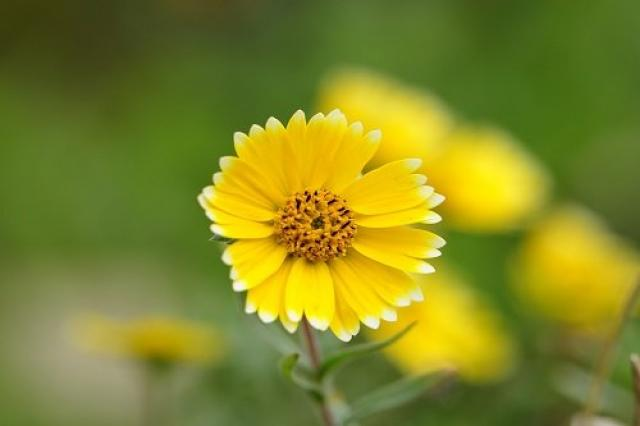
#> input picture bai1/image/anh1.jpg, 640 x 426 px, found by its file name
$ python 04.py
#> lines starting #> are read from the running program, lines starting #| are printed output that depends on the picture
### bai2/imgtool.py
import os
from PIL import Image

def load_image(image_path):
    try:
        img = Image.open(image_path)
#> img is the input picture: PIL image 640x426 RGB; mean R, G, B 127.7, 133.5, 38.1
        return img
    except Exception as e:
        print("Lỗi khi đọc hình ảnh từ: ", image_path, " ", e)
        return None

#hàm kiểm tra xem file_path truyền vào có phải file ảnh k
def is_image_file(file_path):
    extensions = (".jpg", ".jpeg", ".png", ".gif", ".bmp")
    return file_path.lower().endswith(extensions)

# [10 lines left out: function get_image_list, not called in this run]

### bai2/04.py
from PIL import Image
from IPython.display import display
from imgtool import *

#đường dẫn ảnh
my_path = 'C:/Users/Vo Thien/OneDrive/Desktop/TGMT/bai1/image/anh1.jpg'

#đọc ảnh
img = load_image(my_path)
#img.show()

#định vị khu vưc cắt
region = (100 ,100, 250, 250)
#cắt vuungf ảnh
cropped_img = img.crop(region)
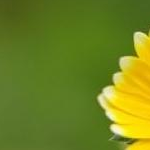
#> cropped_img: PIL image 150x150 RGB; mean R, G, B 110.6, 130.7, 31.3
cropped_img.show()

#dán
paste_position = (250, 250)
img.paste(cropped_img, paste_position)
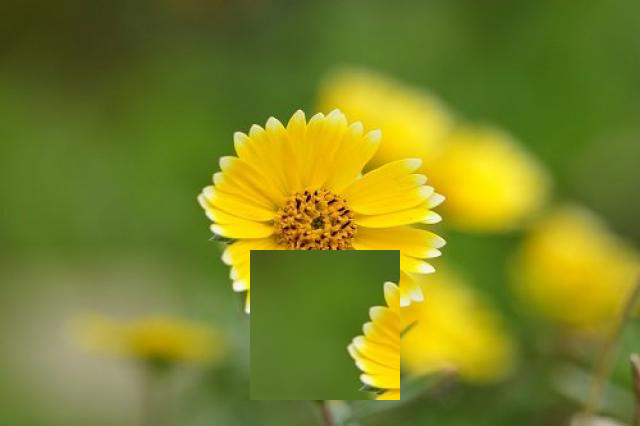
#> img: PIL image 640x426 RGB; mean R, G, B 122.6, 130.8, 37.4
img.show()

$ run again, with bai1/image/anh2.jpg copied over bai1/image/anh1.jpg
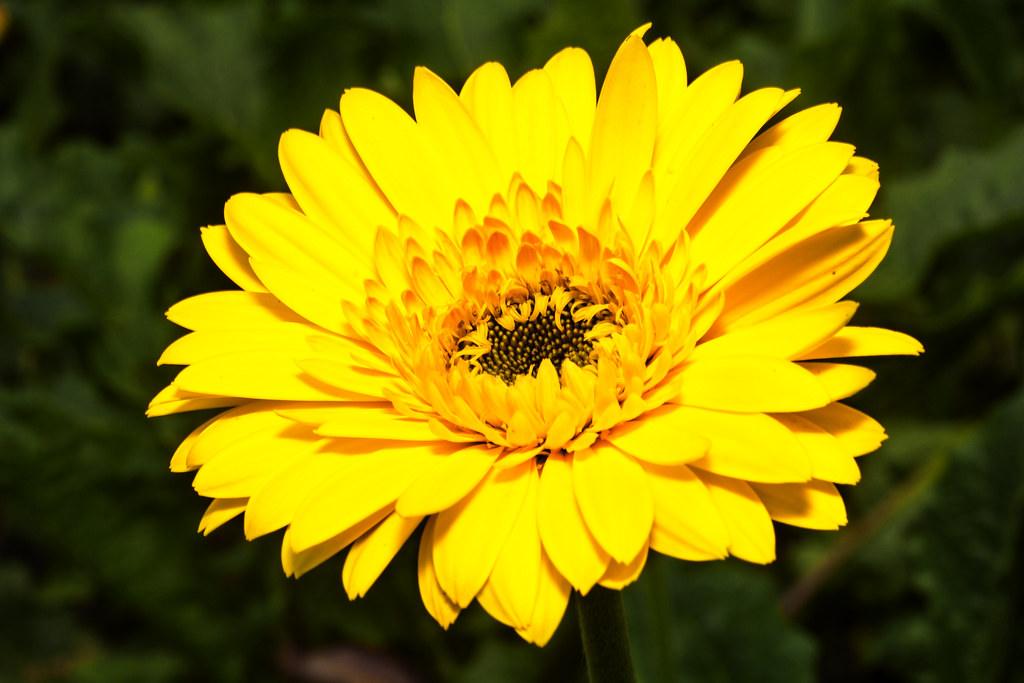
#> input picture bai1/image/anh2.jpg, 1024 x 683 px, found by its file name
#> in load_image, img is the input picture: PIL image 1024x683 RGB; mean R, G, B 127.9, 116.1, 3.7
#> `cropped_img = img.crop(region)`:
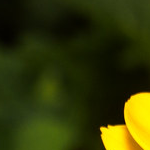
#> cropped_img: PIL image 150x150 RGB; mean R, G, B 50.4, 55.4, 5.5
#> `img.paste(cropped_img, paste_position)`:
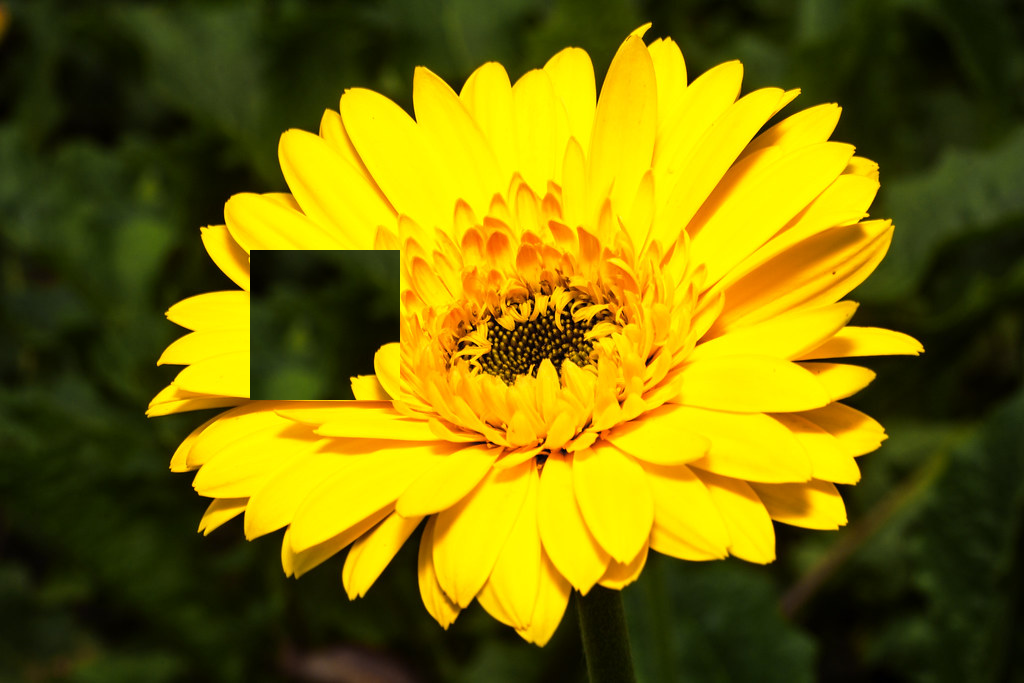
#> img: PIL image 1024x683 RGB; mean R, G, B 121.4, 110.5, 3.8

$ run again, with bai1/image/anh3.jpg copied over bai1/image/anh1.jpg
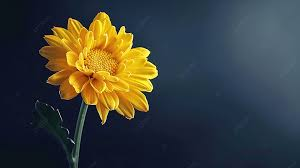
#> input picture bai1/image/anh3.jpg, 300 x 168 px, found by its file name
#> in load_image, img is the input picture: PIL image 300x168 RGB; mean R, G, B 60.7, 63.3, 59.1
#> `cropped_img = img.crop(region)`:
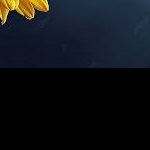
#> cropped_img: PIL image 150x150 RGB; mean R, G, B 15.5, 18.3, 23.1
